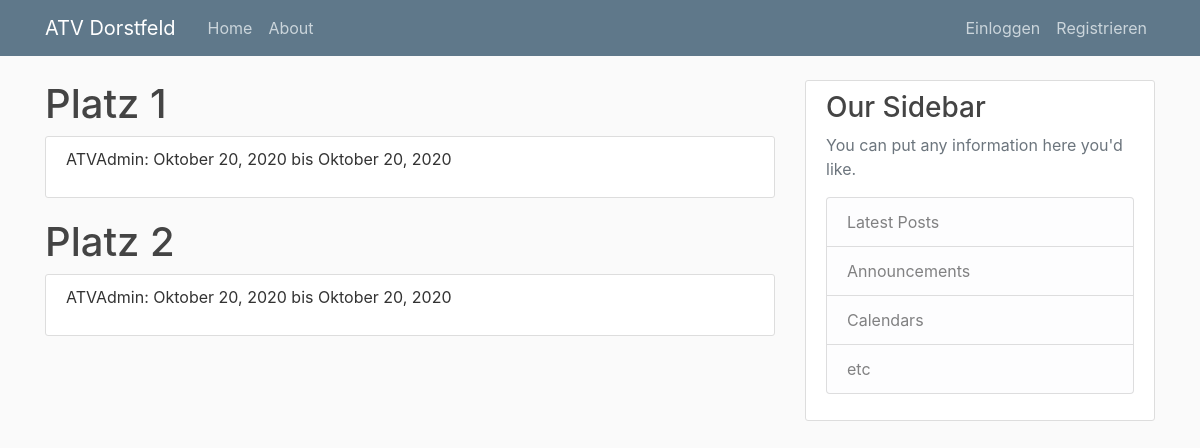
The app's page /, older data.
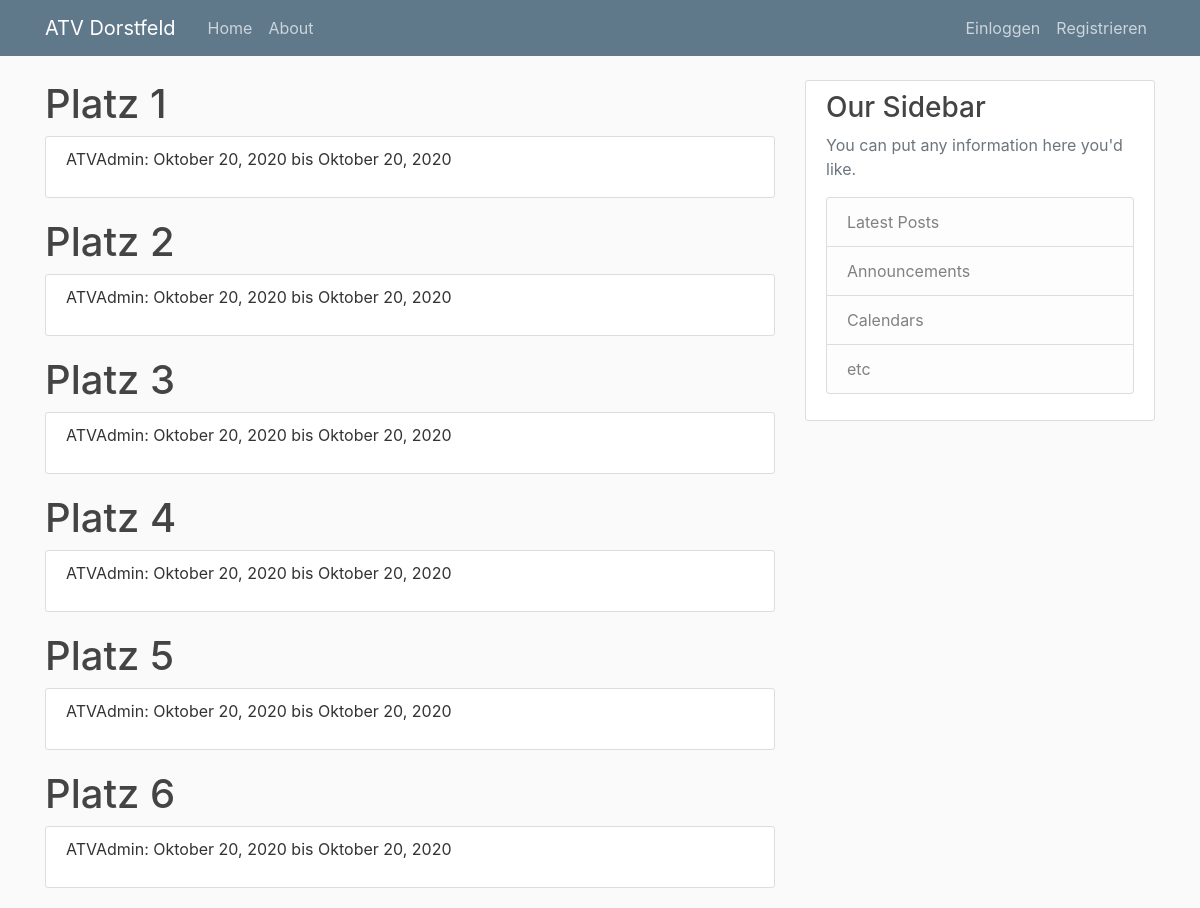
The same page, newer data.
### courts/model.py (models this page shows, shortened)
class Court(models.Model):
    title = models.CharField(max_length=100)
    used = models.BooleanField(default=False)
    double_field = models.BooleanField(default=True)

class Reservation(models.Model):
    court = models.ForeignKey(Court, on_delete=models.CASCADE)
    author = models.ForeignKey(User, on_delete=models.CASCADE, null=True)
    start_datetime = models.DateTimeField()
    end_datetime = models.DateTimeField()

### courts/views.py (the view)
# urls.py: path('', CourtsListView.as_view(), name='courts-home'),
class CourtsListView(ListView):
    model = Court
    template_name = 'courts/home.html'
    context_object_name = 'courts'
    def get_context_data(self, **kwargs):
        context = super(CourtsListView, self).get_context_data(**kwargs)
        context.update({
            'courts': Court.objects.all(),
            'reservations': Reservation.objects.all(),
        })
        return context

### courts/templates/courts/home.html (shortened to what this page needs)
{% extends "courts/base.html" %}
{% block content %}
{% for court in courts %}
<h1>{{ court.title }}</h1>
<article class="media content-section">
    <div class="media-body">
        {% for reservation in reservations %}
        <p class="article-content">{{ reservation.author }}: {{reservation.start_datetime|date:"F d, Y"}} bis {{reservation.end_datetime|date:"F d, Y"}}</p>
        {% endfor %}
    </div>
</article>
{% endfor %}
{% endblock content %}

Row changes from the older to the newer data that the page shows:
added Court: title "Platz 3", Reservation (author "ATVAdmin", start_datetime "Oktober 20, 2020", end_datetime "Oktober 20, 2020")
added Court: title "Platz 4", Reservation (author "ATVAdmin", start_datetime "Oktober 20, 2020", end_datetime "Oktober 20, 2020")
added Court: title "Platz 5", Reservation (author "ATVAdmin", start_datetime "Oktober 20, 2020", end_datetime "Oktober 20, 2020")
added Court: title "Platz 6", Reservation (author "ATVAdmin", start_datetime "Oktober 20, 2020", end_datetime "Oktober 20, 2020")
